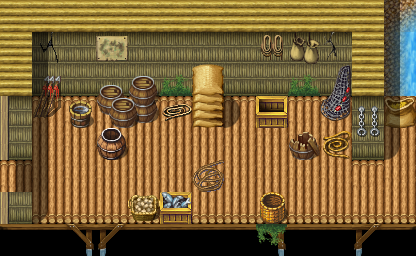

The image is a tile-based game level rendered from a .tmx file. Its description and source (layers, tilesets, objects; grid data summarised) follow:
An orthogonal 13x8 tile map with 32x32 px tiles, 4 tile layers (Base, Ground, Objects, Above), 1 hidden layer not drawn, 60 tilesets and 3 objects (2x mapchange, spawn).

<map version="1.8" tiledversion="1.8.4" orientation="orthogonal" renderorder="right-down" width="13" height="8" tilewidth="32" tileheight="32" infinite="0" nextlayerid="10" nextobjectid="4">
 <tileset firstgid="1" name="map_bed_1" tilewidth="32" tileheight="32" tilecount="128" columns="16">
  <image source="../drawable/map_bed_1.png" width="512" height="256" />
 </tileset>
 <tileset firstgid="129" name="map_border_1" tilewidth="32" tileheight="32" tilecount="128" columns="16">
  <image source="../drawable/map_border_1.png" width="512" height="256" />
 </tileset>
 <tileset firstgid="257" name="map_bridge_1" tilewidth="32" tileheight="32" tilecount="128" columns="16">
  <image source="../drawable/map_bridge_1.png" width="512" height="256" />
 </tileset>
 <tileset firstgid="385" name="map_bridge_2" tilewidth="32" tileheight="32" tilecount="128" columns="16">
  <image source="../drawable/map_bridge_2.png" width="512" height="256" />
 </tileset>
 <tileset firstgid="513" name="map_broken_1" tilewidth="32" tileheight="32" tilecount="128" columns="16">
  <image source="../drawable/map_broken_1.png" width="512" height="256" />
 </tileset>
 <tileset firstgid="641" name="map_cavewall_1" tilewidth="32" tileheight="32" tilecount="108" columns="18">
  <image source="../drawable/map_cavewall_1.png" width="576" height="192" />
 </tileset>
 <tileset firstgid="749" name="map_cavewall_2" tilewidth="32" tileheight="32" tilecount="108" columns="18">
  <image source="../drawable/map_cavewall_2.png" width="576" height="192" />
 </tileset>
 <tileset firstgid="857" name="map_cavewall_3" tilewidth="32" tileheight="32" tilecount="108" columns="18">
  <image source="../drawable/map_cavewall_3.png" width="576" height="192" />
 </tileset>
 <tileset firstgid="965" name="map_cavewall_4" tilewidth="32" tileheight="32" tilecount="108" columns="18">
  <image source="../drawable/map_cavewall_4.png" width="576" height="192" />
 </tileset>
 <tileset firstgid="1073" name="map_chair_table_1" tilewidth="32" tileheight="32" tilecount="128" columns="16">
  <image source="../drawable/map_chair_table_1.png" width="512" height="256" />
 </tileset>
 <tileset firstgid="1201" name="map_chair_table_2" tilewidth="32" tileheight="32" tilecount="128" columns="16">
  <image source="../drawable/map_chair_table_2.png" width="512" height="256" />
 </tileset>
 <tileset firstgid="1329" name="map_crate_1" tilewidth="32" tileheight="32" tilecount="128" columns="16">
  <image source="../drawable/map_crate_1.png" width="512" height="256" />
 </tileset>
 <tileset firstgid="1457" name="map_cupboard_1" tilewidth="32" tileheight="32" tilecount="128" columns="16">
  <image source="../drawable/map_cupboard_1.png" width="512" height="256" />
 </tileset>
 <tileset firstgid="1585" name="map_curtain_1" tilewidth="32" tileheight="32" tilecount="128" columns="16">
  <image source="../drawable/map_curtain_1.png" width="512" height="256" />
 </tileset>
 <tileset firstgid="1713" name="map_entrance_1" tilewidth="32" tileheight="32" tilecount="128" columns="16">
  <image source="../drawable/map_entrance_1.png" width="512" height="256" />
 </tileset>
 <tileset firstgid="1841" name="map_entrance_2" tilewidth="32" tileheight="32" tilecount="128" columns="16">
  <image source="../drawable/map_entrance_2.png" width="512" height="256" />
 </tileset>
 <tileset firstgid="1969" name="map_fence_1" tilewidth="32" tileheight="32" tilecount="128" columns="16">
  <image source="../drawable/map_fence_1.png" width="512" height="256" />
 </tileset>
 <tileset firstgid="2097" name="map_fence_2" tilewidth="32" tileheight="32" tilecount="128" columns="16">
  <image source="../drawable/map_fence_2.png" width="512" height="256" />
 </tileset>
 <tileset firstgid="2225" name="map_fence_3" tilewidth="32" tileheight="32" tilecount="128" columns="16">
  <image source="../drawable/map_fence_3.png" width="512" height="256" />
 </tileset>
 <tileset firstgid="2353" name="map_fence_4" tilewidth="32" tileheight="32" tilecount="128" columns="16">
  <image source="../drawable/map_fence_4.png" width="512" height="256" />
 </tileset>
 <tileset firstgid="2481" name="map_ground_1" tilewidth="32" tileheight="32" tilecount="128" columns="16">
  <image source="../drawable/map_ground_1.png" width="512" height="256" />
 </tileset>
 <tileset firstgid="2609" name="map_ground_2" tilewidth="32" tileheight="32" tilecount="128" columns="16">
  <image source="../drawable/map_ground_2.png" width="512" height="256" />
 </tileset>
 <tileset firstgid="2737" name="map_ground_3" tilewidth="32" tileheight="32" tilecount="128" columns="16">
  <image source="../drawable/map_ground_3.png" width="512" height="256" />
 </tileset>
 <tileset firstgid="2865" name="map_ground_4" tilewidth="32" tileheight="32" tilecount="128" columns="16">
  <image source="../drawable/map_ground_4.png" width="512" height="256" />
 </tileset>
 <tileset firstgid="2993" name="map_ground_5" tilewidth="32" tileheight="32" tilecount="128" columns="16">
  <image source="../drawable/map_ground_5.png" width="512" height="256" />
 </tileset>
 <tileset firstgid="3121" name="map_ground_6" tilewidth="32" tileheight="32" tilecount="128" columns="16">
  <image source="../drawable/map_ground_6.png" width="512" height="256" />
 </tileset>
 <tileset firstgid="3249" name="map_ground_7" tilewidth="32" tileheight="32" tilecount="128" columns="16">
  <image source="../drawable/map_ground_7.png" width="512" height="256" />
 </tileset>
 <tileset firstgid="3377" name="map_ground_8" tilewidth="32" tileheight="32" tilecount="128" columns="16">
  <image source="../drawable/map_ground_8.png" width="512" height="256" />
 </tileset>
 <tileset firstgid="3505" name="map_house_1" tilewidth="32" tileheight="32" tilecount="128" columns="16">
  <image source="../drawable/map_house_1.png" width="512" height="256" />
 </tileset>
 <tileset firstgid="3633" name="map_house_2" tilewidth="32" tileheight="32" tilecount="128" columns="16">
  <image source="../drawable/map_house_2.png" width="512" height="256" />
 </tileset>
 <tileset firstgid="3761" name="map_indoor_1" tilewidth="32" tileheight="32" tilecount="128" columns="16">
  <image source="../drawable/map_indoor_1.png" width="512" height="256" />
 </tileset>
 <tileset firstgid="3889" name="map_indoor_2" tilewidth="32" tileheight="32" tilecount="128" columns="16">
  <image source="../drawable/map_indoor_2.png" width="512" height="256" />
 </tileset>
 <tileset firstgid="4017" name="map_kitchen_1" tilewidth="32" tileheight="32" tilecount="128" columns="16">
  <image source="../drawable/map_kitchen_1.png" width="512" height="256" />
 </tileset>
 <tileset firstgid="4145" name="map_outdoor_1" tilewidth="32" tileheight="32" tilecount="128" columns="16">
  <image source="../drawable/map_outdoor_1.png" width="512" height="256" />
 </tileset>
 <tileset firstgid="4273" name="map_pillar_1" tilewidth="32" tileheight="32" tilecount="128" columns="16">
  <image source="../drawable/map_pillar_1.png" width="512" height="256" />
 </tileset>
 <tileset firstgid="4401" name="map_pillar_2" tilewidth="32" tileheight="32" tilecount="128" columns="16">
  <image source="../drawable/map_pillar_2.png" width="512" height="256" />
 </tileset>
 <tileset firstgid="4529" name="map_plant_1" tilewidth="32" tileheight="32" tilecount="128" columns="16">
  <image source="../drawable/map_plant_1.png" width="512" height="256" />
 </tileset>
 <tileset firstgid="4657" name="map_plant_2" tilewidth="32" tileheight="32" tilecount="128" columns="16">
  <image source="../drawable/map_plant_2.png" width="512" height="256" />
 </tileset>
 <tileset firstgid="4785" name="map_rock_1" tilewidth="32" tileheight="32" tilecount="128" columns="16">
  <image source="../drawable/map_rock_1.png" width="512" height="256" />
 </tileset>
 <tileset firstgid="4913" name="map_rock_2" tilewidth="32" tileheight="32" tilecount="128" columns="16">
  <image source="../drawable/map_rock_2.png" width="512" height="256" />
 </tileset>
 <tileset firstgid="5041" name="map_roof_1" tilewidth="32" tileheight="32" tilecount="128" columns="16">
  <image source="../drawable/map_roof_1.png" width="512" height="256" />
 </tileset>
 <tileset firstgid="5169" name="map_roof_2" tilewidth="32" tileheight="32" tilecount="128" columns="16">
  <image source="../drawable/map_roof_2.png" width="512" height="256" />
 </tileset>
 <tileset firstgid="5297" name="map_roof_3" tilewidth="32" tileheight="32" tilecount="128" columns="16">
  <image source="../drawable/map_roof_3.png" width="512" height="256" />
 </tileset>
 <tileset firstgid="5425" name="map_shop_1" tilewidth="32" tileheight="32" tilecount="128" columns="16">
  <image source="../drawable/map_shop_1.png" width="512" height="256" />
 </tileset>
 <tileset firstgid="5553" name="map_sign_ladder_1" tilewidth="32" tileheight="32" tilecount="128" columns="16">
  <image source="../drawable/map_sign_ladder_1.png" width="512" height="256" />
 </tileset>
 <tileset firstgid="5681" name="map_table_1" tilewidth="32" tileheight="32" tilecount="128" columns="16">
  <image source="../drawable/map_table_1.png" width="512" height="256" />
 </tileset>
 <tileset firstgid="5809" name="map_trail_1" tilewidth="32" tileheight="32" tilecount="128" columns="16">
  <image source="../drawable/map_trail_1.png" width="512" height="256" />
 </tileset>
 <tileset firstgid="5937" name="map_transition_1" tilewidth="32" tileheight="32" tilecount="128" columns="16">
  <image source="../drawable/map_transition_1.png" width="512" height="256" />
 </tileset>
 <tileset firstgid="6065" name="map_transition_2" tilewidth="32" tileheight="32" tilecount="128" columns="16">
  <image source="../drawable/map_transition_2.png" width="512" height="256" />
 </tileset>
 <tileset firstgid="6193" name="map_transition_3" tilewidth="32" tileheight="32" tilecount="128" columns="16">
  <image source="../drawable/map_transition_3.png" width="512" height="256" />
 </tileset>
 <tileset firstgid="6321" name="map_transition_4" tilewidth="32" tileheight="32" tilecount="128" columns="16">
  <image source="../drawable/map_transition_4.png" width="512" height="256" />
 </tileset>
 <tileset firstgid="6449" name="map_transition_5" tilewidth="32" tileheight="32" tilecount="128" columns="16">
  <image source="../drawable/map_transition_5.png" width="512" height="256" />
 </tileset>
 <tileset firstgid="6577" name="map_tree_1" tilewidth="32" tileheight="32" tilecount="128" columns="16">
  <image source="../drawable/map_tree_1.png" width="512" height="256" />
 </tileset>
 <tileset firstgid="6705" name="map_tree_2" tilewidth="32" tileheight="32" tilecount="128" columns="16">
  <image source="../drawable/map_tree_2.png" width="512" height="256" />
 </tileset>
 <tileset firstgid="6833" name="map_wall_1" tilewidth="32" tileheight="32" tilecount="128" columns="16">
  <image source="../drawable/map_wall_1.png" width="512" height="256" />
 </tileset>
 <tileset firstgid="6961" name="map_wall_2" tilewidth="32" tileheight="32" tilecount="120" columns="15">
  <image source="../drawable/map_wall_2.png" width="480" height="256" />
 </tileset>
 <tileset firstgid="7081" name="map_wall_3" tilewidth="32" tileheight="32" tilecount="120" columns="15">
  <image source="../drawable/map_wall_3.png" width="480" height="256" />
 </tileset>
 <tileset firstgid="7201" name="map_wall_4" tilewidth="32" tileheight="32" tilecount="120" columns="15">
  <image source="../drawable/map_wall_4.png" width="480" height="256" />
 </tileset>
 <tileset firstgid="7321" name="map_window_1" tilewidth="32" tileheight="32" tilecount="128" columns="16">
  <image source="../drawable/map_window_1.png" width="512" height="256" />
 </tileset>
 <tileset firstgid="7449" name="map_window_2" tilewidth="32" tileheight="32" tilecount="128" columns="16">
  <image source="../drawable/map_window_2.png" width="512" height="256" />
 </tileset>
 <layer id="9" name="Base" width="13" height="8">
  <data>[104 cells, 12 non-empty, 2 distinct tile ids]</data>
 </layer>
 <layer id="1" name="Ground" width="13" height="8">
  <data>[104 cells, 104 non-empty, 8 distinct tile ids]</data>
 </layer>
 <layer id="2" name="Objects" width="13" height="8">
  <data>[104 cells, 49 non-empty, 37 distinct tile ids]</data>
 </layer>
 <layer id="3" name="Above" width="13" height="8">
  <data>[104 cells, 14 non-empty, 5 distinct tile ids]</data>
 </layer>
 <layer id="4" name="Walkable" width="13" height="8" visible="0">
  <data>[104 cells, 72 non-empty, 1 distinct tile ids]</data>
 </layer>
 <objectgroup id="5" name="Mapevents">
  <object id="1" name="exit" type="mapchange" x="0" y="160" width="32" height="32">
   <properties>
    <property name="map" value="moesforest_09" />
    <property name="place" value="fisherhut1" />
   </properties>
  </object>
  <object id="2" name="jetty" type="mapchange" x="352" y="160" width="32" height="64">
   <properties>
    <property name="map" value="moesforest_09" />
    <property name="place" value="fisherhut2" />
   </properties>
  </object>
 </objectgroup>
 <objectgroup id="6" name="Spawn">
  <object id="3" name="vermin_1" type="spawn" x="128" y="96" width="160" height="96">
   <properties>
    <property name="spawngroup" value="vermin" />
   </properties>
  </object>
 </objectgroup>
 <objectgroup id="7" name="Keys" />
 <objectgroup id="8" name="Replace" />
</map>
